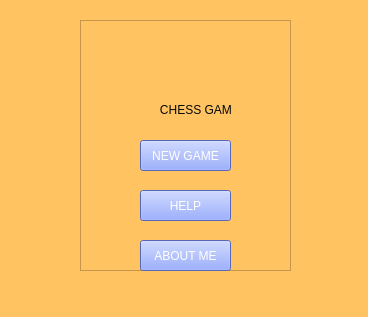
<?xml version="1.0" encoding="UTF-8"?>
<ui version="4.0">
 <class>MainWindow</class>
 <widget class="QMainWindow" name="MainWindow">
  <property name="geometry">
   <rect>
    <x>0</x>
    <y>0</y>
    <width>368</width>
    <height>317</height>
   </rect>
  </property>
  <property name="minimumSize">
   <size>
    <width>368</width>
    <height>317</height>
   </size>
  </property>
  <property name="windowTitle">
   <string>MainWindow</string>
  </property>
  <property name="styleSheet">
   <string notr="true">color : rgb(255, 255, 255);
background-color: rgb(255, 195, 98);</string>
  </property>
  <widget class="QWidget" name="centralwidget">
   <widget class="QFrame" name="frame">
    <property name="geometry">
     <rect>
      <x>80</x>
      <y>20</y>
      <width>211</width>
      <height>251</height>
     </rect>
    </property>
    <property name="minimumSize">
     <size>
      <width>211</width>
      <height>251</height>
     </size>
    </property>
    <property name="frameShape">
     <enum>QFrame::StyledPanel</enum>
    </property>
    <property name="frameShadow">
     <enum>QFrame::Raised</enum>
    </property>
    <widget class="QLabel" name="label">
     <property name="geometry">
      <rect>
       <x>60</x>
       <y>80</y>
       <width>91</width>
       <height>20</height>
      </rect>
     </property>
     <property name="minimumSize">
      <size>
       <width>71</width>
       <height>20</height>
      </size>
     </property>
     <property name="styleSheet">
      <string notr="true">color: rgb(7, 7, 7);
font: 75 10pt &quot;MS Shell Dlg 2&quot;;</string>
     </property>
     <property name="text">
      <string>      CHESS GAME</string>
     </property>
    </widget>
    <widget class="QPushButton" name="btn_Help">
     <property name="geometry">
      <rect>
       <x>60</x>
       <y>170</y>
       <width>91</width>
       <height>31</height>
      </rect>
     </property>
     <property name="minimumSize">
      <size>
       <width>91</width>
       <height>31</height>
      </size>
     </property>
     <property name="styleSheet">
      <string notr="true">background-color: rgb(119, 144, 255);</string>
     </property>
     <property name="text">
      <string>HELP</string>
     </property>
    </widget>
    <widget class="QPushButton" name="btn_NewGame">
     <property name="geometry">
      <rect>
       <x>60</x>
       <y>120</y>
       <width>91</width>
       <height>31</height>
      </rect>
     </property>
     <property name="minimumSize">
      <size>
       <width>91</width>
       <height>31</height>
      </size>
     </property>
     <property name="styleSheet">
      <string notr="true">background-color: rgb(119, 144, 255);</string>
     </property>
     <property name="text">
      <string>NEW GAME</string>
     </property>
    </widget>
    <widget class="QPushButton" name="btn_AboutMe">
     <property name="geometry">
      <rect>
       <x>60</x>
       <y>220</y>
       <width>91</width>
       <height>31</height>
      </rect>
     </property>
     <property name="minimumSize">
      <size>
       <width>91</width>
       <height>31</height>
      </size>
     </property>
     <property name="styleSheet">
      <string notr="true">background-color: rgb(119, 144, 255);</string>
     </property>
     <property name="text">
      <string>ABOUT ME</string>
     </property>
    </widget>
    <widget class="QLabel" name="lbl_Img">
     <property name="geometry">
      <rect>
       <x>60</x>
       <y>10</y>
       <width>91</width>
       <height>71</height>
      </rect>
     </property>
     <property name="minimumSize">
      <size>
       <width>91</width>
       <height>71</height>
      </size>
     </property>
     <property name="text">
      <string/>
     </property>
    </widget>
   </widget>
  </widget>
  <widget class="QStatusBar" name="statusbar"/>
 </widget>
 <resources/>
 <connections/>
</ui>
